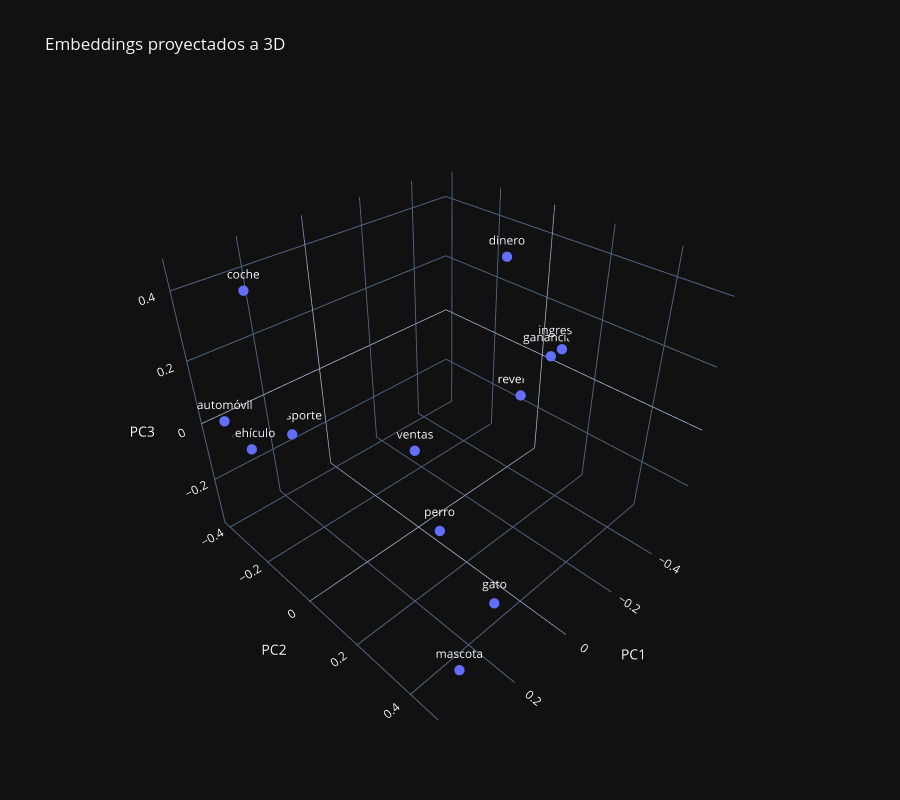

The code cell stored with this chart in its notebook:
### Code cell
fig_3d = go.Figure(
    data=[
        go.Scatter3d(
            x=reduced_3d[:, 0],
            y=reduced_3d[:, 1],
            z=reduced_3d[:, 2],
            mode="markers+text",
            text=texts,
            textposition="top center",
            marker=dict(size=6),
            hovertemplate=(
                "<b>%{text}</b><br>"
                "x=%{x:.3f}<br>y=%{y:.3f}<br>z=%{z:.3f}<extra></extra>"
            ),
        )
    ]
)

fig_3d.update_layout(
    title="Embeddings proyectados a 3D",
    template="plotly_dark",
    height=800,
    scene=dict(
        xaxis_title="PC1",
        yaxis_title="PC2",
        zaxis_title="PC3",
    ),
)

fig_3d.show()

### Figure 1 — Plotly figure (JSON) as saved in the notebook; plotly's stock layout.template omitted (floating-point values rounded to 4 significant figures)
{"data": [{"hovertemplate": "<b>%{text}</b><br>x=%{x:.3f}<br>y=%{y:.3f}<br>z=%{z:.3f}<extra></extra>", "marker": {"size": 6}, "mode": "markers+text", "text": ["ventas", "ingresos", "revenue", "ganancias", "dinero", "perro", "gato", "mascota", "automóvil", "coche", "vehículo", "transporte"], "textposition": "top center", "type": "scatter3d", "x": [-0.2213, -0.502, -0.5146, -0.4852, -0.2581, 0.2609, 0.258, 0.3174, 0.3742, 0.3309, 0.2953, 0.1444], "y": [-0.2554, 0.0999, -0.05401, 0.07447, 0.0776, 0.3621, 0.5261, 0.4812, -0.3407, -0.1957, -0.3757, -0.3999], "z": [-0.3448, 0.08028, -0.165, 0.05224, 0.4422, 0.04634, -0.05764, -0.2771, 0.0407, 0.4581, -0.1177, -0.1576]}], "layout": {"height": 800, "scene": {"xaxis": {"title": {"text": "PC1"}}, "yaxis": {"title": {"text": "PC2"}}, "zaxis": {"title": {"text": "PC3"}}}, "title": {"text": "Embeddings proyectados a 3D"}}}
